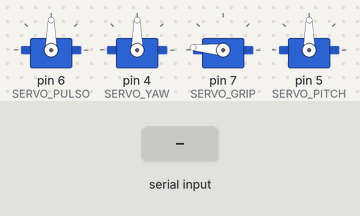
Recording of a sketch running on a simulated Arduino Uno, built with avr-gcc and run on an emulated ATmega328P. Shown: 4 × servo. The inputs (shaded band) are chosen by the test bench.

Above: at 1.2 s.
1.3 s: "30,150\n" received over Serial
At 2.5 s:
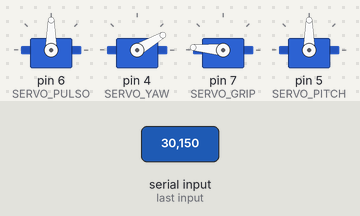
2.8 s: "5\n" received over Serial
At 3.4 s:
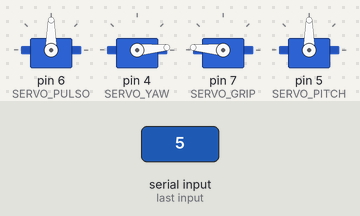
4.3 s: "200\n" received over Serial
At 4.6 s:
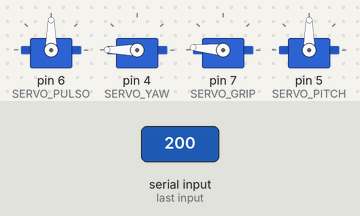
5.8 s: "90,45\n" received over Serial
At 7.1 s:
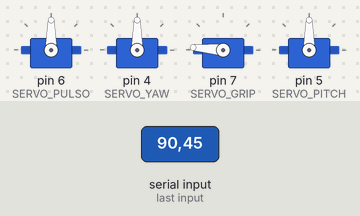
Timing chart, 0 to 8.3 s (numbered marks = the images above; inputs shaded):
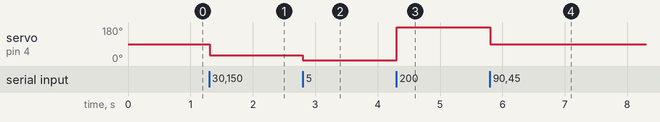

Measured:
- after the input at 1.3 s, servo on pin 4 (SERVO_YAW): 90° → 30° at once
- after the input at 2.8 s, servo on pin 4 (SERVO_YAW): 30° → 5° at once
- after the input at 4.3 s, servo on pin 4 (SERVO_YAW): 5° → 180° at once
- after the input at 5.8 s, servo on pin 4 (SERVO_YAW): 180° → 90° at once

The sketch:

yaw_27_5.ino
```cpp
#include <Servo.h>

// Definição do Servo 4 - Servo da Base do Robô
Servo servo_pulso;    // Para o movimento Pitch (cima-baixo) - Ex: Servo 10
Servo servo_yaw;
Servo servo_gripper;
Servo servo_pitch;

const int SERVO_PULSO = 6;
const int SERVO_PITCH = 5;
const int SERVO_YAW = 4;
const int SERVO_GRIP = 7;

void setup() {
  Serial.begin(9600); // Inicializa a comunicação serial com o mesmo baud rate do Python
  servo_pulso.attach(SERVO_PULSO);
  servo_yaw.attach(SERVO_YAW);
  servo_gripper.attach(SERVO_GRIP);
  servo_pitch.attach(SERVO_PITCH);

  // Posição inicial do servo (centro ou seguro)
  servo_pulso.write(90);
  servo_yaw.write(90);
  servo_gripper.write(175);
  servo_pitch.write(90);
}

void loop() {
  if (Serial.available()) {
    // Lê a string completa enviada pelo Python até encontrar uma nova linha '\n'
    String data = Serial.readStringUntil('\n');

    // Converte a string para um número inteiro
    // Como estamos a enviar apenas um número, não precisamos de parsing complexo
    int yaw_angle_received = data.toInt();

    // Garante que o valor está dentro do range de 0 a 180 para o servo
    yaw_angle_received = constrain(yaw_angle_received, 0, 180);

    // Escreve o ângulo recebido para o Servo 4 (Base)
    servo_yaw.write(yaw_angle_received);

    // Opcional: Imprime o valor recebido no Serial Monitor do Arduino para depuração
    // Serial.print("Recebido Yaw: ");
    // Serial.println(yaw_angle_received);
  }
}
```
